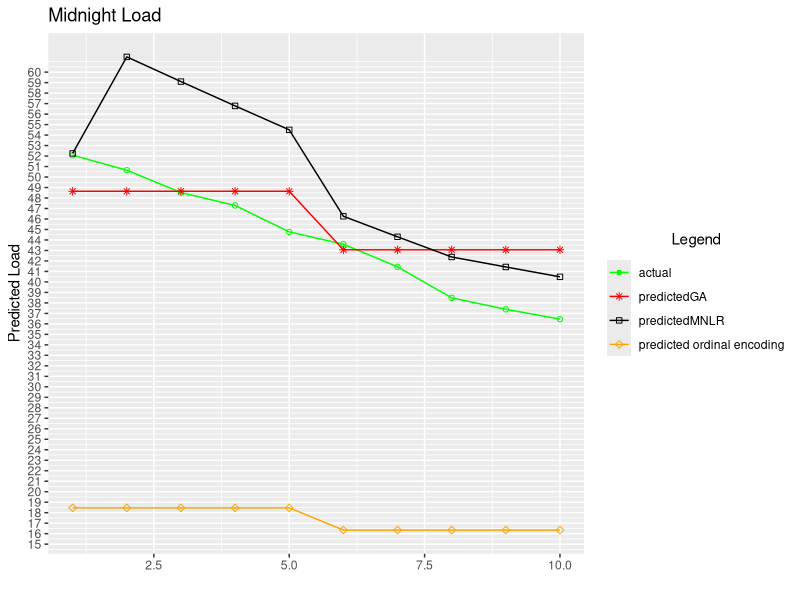

Write R code to recreate this figure.
library(readxl)
library(ggplot2)

midnight_actual<-unlist(read_excel("Alldata_excel.xlsx", range = "K2:K11",col_names = FALSE))
midnight_predictedGA<-unlist(read_excel("Alldata_excel.xlsx", range = "M2:M11",col_names = FALSE))
midnight_predictedMNLR<-unlist(read_excel("Alldata_excel.xlsx", range = "N2:N11",col_names = FALSE))
midnight_predictredEncoding<-unlist(read_excel("Alldata_excel.xlsx", range = "J2:J11",col_names = FALSE))

x<-seq(1,10)
y1<-midnight_actual
y2<-midnight_predictedGA
y3<-midnight_predictedMNLR
line_width <-2
lb =c("actual","predictedGA","predictedMNLR","predicted ordinal encoding")
midnightFrame <- data.frame(
  xAxis = seq(1,10,1),
  actual = midnight_actual,
  predictedGA = midnight_predictedGA,
  predictedMNLR = midnight_predictedMNLR,
  predicredEncode = midnight_predictredEncoding
)

tiff("midnight1.tiff", units="in", width=10, height=10, res=300)
ggplot(midnightFrame,aes(x=xAxis))+
  geom_line(aes(y=actual,color="line1"))+geom_point(aes(y=actual,color="line1"),shape=1)+
  geom_line(aes(y=predictedGA,color="line2"))+geom_point(aes(y=predictedGA,color="line2"),shape=8)+
  geom_line(aes(y=predictedMNLR,color="line3"))+geom_point(aes(y=predictedMNLR,color="line3"),shape=0)+
  geom_line(aes(y=predicredEncode,color="line4"))+geom_point(aes(y=predicredEncode,color="line4"),shape=5)+
  labs(
    title ="Midnight Load",
    y="Predicted Load",
    x ="",
    color="Legend"
  )+scale_y_continuous(breaks=seq(10,60,by=1))+
  scale_color_manual(values = c("line1" = "green", "line2" = "red", "line3" = "black","line4"="orange"),
                     labels = lb) +
  scale_shape_manual(values = c("line1" = 16, "line2" = 8, "line3" = 0,"line4"=5),
                     labels = lb) +
  scale_linetype_manual(values = c("line1" = "solid", "line2" = "solid", "line3" = "solid","line4"="solid"),
                        labels = lb) +
  guides(color = guide_legend(override.aes = list(shape = c(16, 8, 0,5),
                                                  linetype = c("solid", "solid", "solid","solid"))))+
  theme(legend.title = element_text(hjust = 0.5, margin = margin(b = 10)))

# plot(x,seq(42,60,2),xlim = c(0,10),ylim =c(30,65),type="n",ylab="Predicted load",xlab = "")
# lines(x,y1,type="o",col="black",lty=1,lwd=line_width)
# lines(x,y2,type="o",col="red",lty=3,lwd=line_width)
# lines(x,y3,type="o",col="green",lty=5,lwd=line_width)
# legend("topright",inset = 0.05,
#        c("actual","predicted_GA","predicted_Heuristic"),lty = c(1,2,5),
#        col = c("black","red","green"),
#        title = "Predictions",cex = 0.7,pch = c(1,1,1)
#        )
dev.off()
